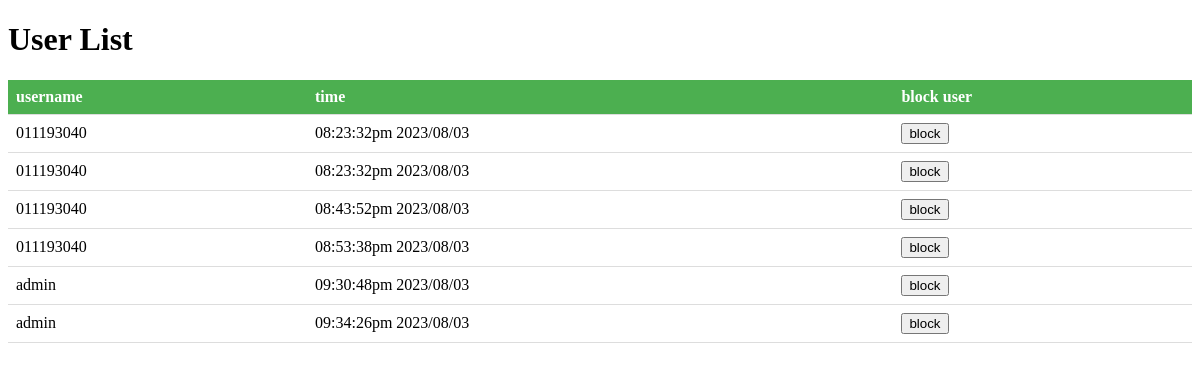
The app's page /src/admin-Panel/admin-panel.php with its own data.
### tables this page shows
CREATE TABLE `logger` (
  `username` varchar(50) NOT NULL,
  `time` varchar(50) NOT NULL,
  `block_status` int(1) NOT NULL
);

### src/admin-Panel/admin-panel.php (the view, shortened to what this page needs)
<!DOCTYPE html>
<html>
<head>
</head>
<body>
    <h1>User List</h1>
    <?php
    require_once "../data/database.php";
    $sql = 'SELECT * FROM logger';
    $stmt = $conn->query($sql);
    echo '<table>';
    echo '<tr><th>username</th><th>time</th><th>block user</th></tr>';
    while ($row = $stmt->fetch(PDO::FETCH_ASSOC)) {
        echo '<tr>';
        echo '<td>' . $row['username'] . '</td>';
        echo '<td>' . $row['time'] . '</td>';
        echo '<td>';
        echo '<form action="block.php" method="post">';
        echo '<button type="submit">block</button>';
        echo '</form>';
        echo '</td>';
        echo '</tr>';
    }
    echo '</table>';
    ?>
</body>
</html>

### src/admin-Panel/admin-panel.php (style rules this page uses)
table { border-collapse: collapse; width: 100%; }
th, td { padding: 8px; text-align: left; border-bottom: 1px solid #ddd; }
th { background-color: #4CAF50; color: white; }

### records on screen
logger: username "011193040", time "08:23:32pm 2023/08/03"
logger: username "011193040", time "08:23:32pm 2023/08/03"
logger: username "011193040", time "08:43:52pm 2023/08/03"
logger: username "011193040", time "08:53:38pm 2023/08/03"
logger: username "admin", time "09:30:48pm 2023/08/03"
logger: username "admin", time "09:34:26pm 2023/08/03"
